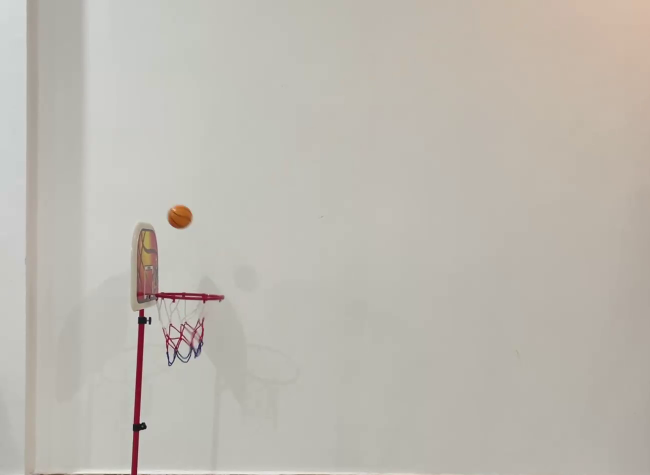
#> input picture cropped_with_ball.png, 1300 x 950 px (shown at 1/2 size)
$ python functionTest.py
#> lines starting #> are read from the running program, lines starting #| are printed output that depends on the picture; after the words box and inside, x2 and y2 are one past the last pixel; in counts of white or black regions, pixels touching at a corner belong together
import cv2
import numpy as np
from collections import deque
import matplotlib.pyplot as plt
import cvzone
from cvzone.ColorModule import ColorFinder

def find_contours_scratch(binary_image):
    # Ensure binary_image is binary
    binary_image = binary_image.astype(np.uint8)
    contours = []
    height, width = binary_image.shape

    def get_neighbors(x, y):
        neighbors = [(x - 1, y - 1), (x, y - 1), (x + 1, y - 1), (x + 1, y), (x + 1, y + 1), (x, y + 1), (x - 1, y + 1),
                     (x - 1, y)]
        return [(nx, ny) for nx, ny in neighbors if 0 <= nx < width and 0 <= ny < height]

    def trace_contour(start):
        contour = []
        current = start
        while True:
            contour.append(current)
            binary_image[current[1], current[0]] = 0  # Mark as visited
            neighbors = get_neighbors(*current)
            for neighbor in neighbors:
                if binary_image[neighbor[1], neighbor[0]] > 0:
                    current = neighbor
                    break
            else:
                break
        return contour

    for y in range(height):
        for x in range(width):
            if binary_image[y, x] > 0:
                contours.append(trace_contour((x, y)))

    return contours


def find_contours2(img, mask, minArea=500):
    # contours, hierarchy = cv2.findContours(mask, cv2.RETR_EXTERNAL, cv2.CHAIN_APPROX_SIMPLE)
    mask = cv2.Canny(mask, 100, 200)
    contours = find_contours_scratch(mask)
    # Filter contours by area
    filtered_contours = [cnt for cnt in contours if cv2.contourArea(np.array(cnt)) > minArea]
    # Prepare details for output
    contourDetails = []
    for cnt in filtered_contours:
        cnt_array = np.array(cnt)
        area = cv2.contourArea(cnt_array)
        x, y, w, h = cv2.boundingRect(cnt_array)
        center = (int(x + w / 2), int(y + h / 2))
        contourDetails.append({'area': area, 'bbox': (x, y, w, h), 'center': center})
    # Draw contours from scratch
    contours_ = [np.array(contour) for contour in contours]
    imgContours = cv2.drawContours(img.copy(), contours_, -1, (0, 255, 0), 3)
    return imgContours, contourDetails, contours

def find_contours(img, mask, minArea=500):
    contours, hierarchy = cv2.findContours(mask, cv2.RETR_EXTERNAL, cv2.CHAIN_APPROX_SIMPLE)
    contours = [cnt for cnt in contours if cv2.contourArea(cnt) > minArea]
    contourDetails = []
    for cnt in contours:
        area = cv2.contourArea(cnt)
        x, y, w, h = cv2.boundingRect(cnt)
        center = (int(x + w / 2), int(y + h / 2))
        contourDetails.append({'area': area, 'bbox': (x, y, w, h), 'center': center})
    imgContours = cv2.drawContours(img.copy(), contours, -1, (0, 255, 0), 3)
    return imgContours, contourDetails ,contours


def resize(img):
    img1 = cv2.resize(img, (0, 0), None, 0.7, 0.6)
    return img1


def find_color(img, hsvVals):
    # Convert image to HSV
    hsv = cv2.cvtColor(img, cv2.COLOR_BGR2HSV)

    # Create mask
    lower = np.array([hsvVals['hmin'], hsvVals['smin'], hsvVals['vmin']])
    upper = np.array([hsvVals['hmax'], hsvVals['smax'], hsvVals['vmax']])
    mask = np.all(hsv >= lower, axis=2) & np.all(hsv <= upper, axis=2)
    mask = (mask * 255).astype(np.uint8)
    # [6 lines of commented-out code are left out]
    imgColor = cv2.bitwise_and(img, img, mask=mask)

    return imgColor, mask


# hsvVals = {'hmin': 0, 'smin': 115, 'vmin': 0, 'hmax': 15, 'smax': 255, 'vmax': 255}
hsvVals = {'hmin': 0, 'smin': 130, 'vmin': 0, 'hmax': 15, 'smax': 255, 'vmax': 255}

img = cv2.imread("cropped_with_ball.png")
#> img is the input picture: shape (950, 1300, 3); mean B, G, R 177.1, 185.3, 189.7
imgColor, mask = find_color(img, hsvVals)
#> in find_color, `hsv = cv2.cvtColor(img, cv2.COLOR_BGR2HSV)`: hsv: shape (950, 1300, 3); mean H, S, V 25.6, 18, 189.9
#> in find_color, `mask = np.all(hsv >= lower, axis=2) & np.all(hsv <= upper, axis=2)`:
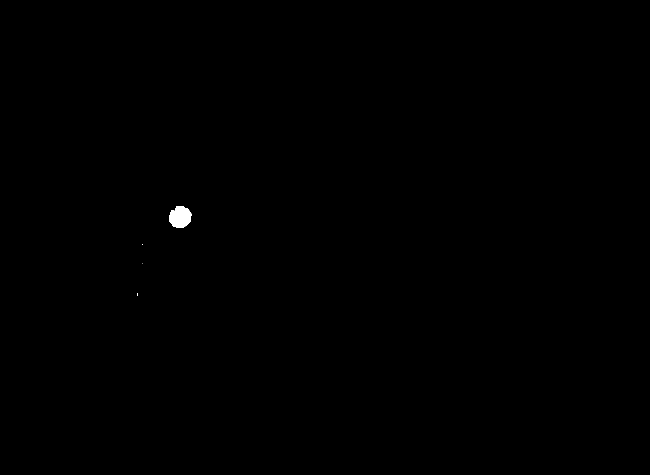
#> mask: shape (950, 1300) bool (shown at 1/2 size); 0.13% white; 4 white regions (3 under 20 px), largest, box (x1, y1, x2, y2) and area: (338, 412, 384, 456) 1535

cv2.imshow('mask output', resize(mask))
#> in resize, `img1 = cv2.resize(img, (0, 0), None, 0.7, 0.6)`:
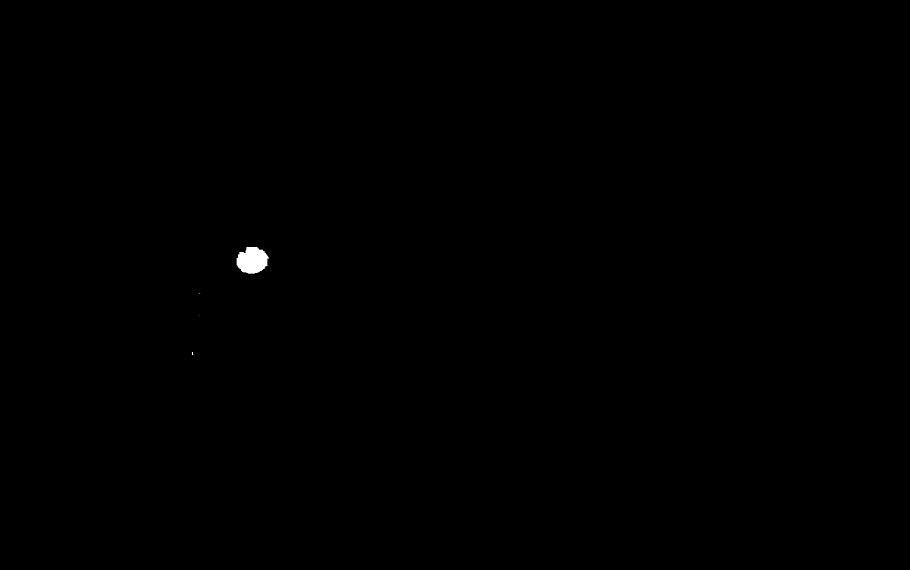
#> img1: shape (570, 910); min 0, max 255, mean 0.3
cv2.imshow('ball detected Color', resize(imgColor))

imgContours, contours, contour_points = find_contours2(img, mask, minArea=500)
#> in find_contours2, `mask = cv2.Canny(mask, 100, 200)`: mask: shape (950, 1300); 0.01% white in thin lines or dots, all inside (x1, y1, x2, y2) = (273, 411, 384, 592)
#> in find_contours2, `contours = find_contours_scratch(mask)`: contours = 9 items
#> in find_contours2, `filtered_contours = [cnt for cnt in contours if cv2.contourArea(np.arr..`: filtered_contours = 1 item
#> the loop in find_contours2, `for cnt in filtered_contours:` made 1 pass
#> (area, x, y, w, h, center) on pass 1: (1419.5, 337, 412, 47, 44, (360, 434))
#> in find_contours2, `contours_ = [np.array(contour) for contour in contours]`: contours_ = 9 items
#> contours = 1 item; contour_points = 9 items
print(contour_points)
#> (printed output is left out)


cv2.imshow('contour image', resize(imgContours))
#> in resize (call 3), `img1 = cv2.resize(img, (0, 0), None, 0.7, 0.6)`:
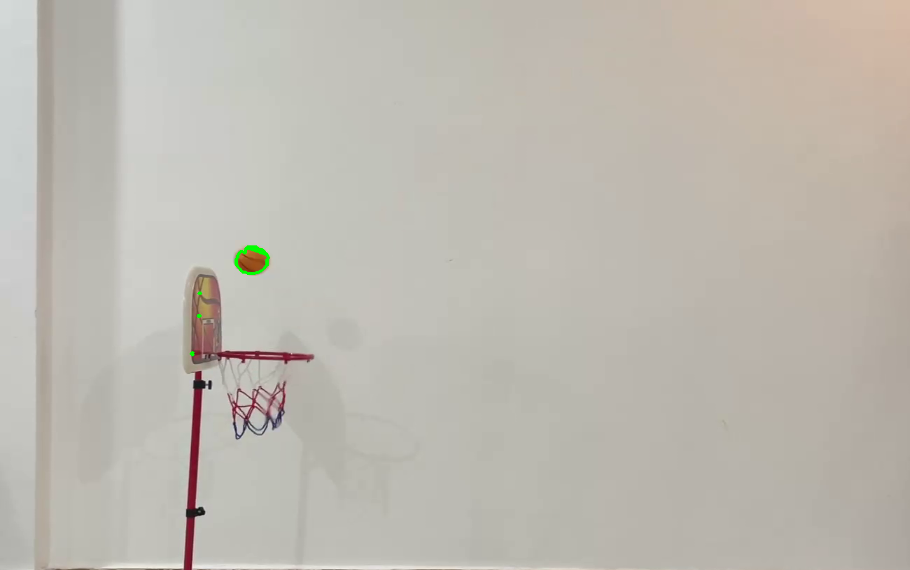
#> img1: shape (570, 910, 3); mean B, G, R 177, 185.4, 189.6
# [9 lines of commented-out code are left out]


for contour in contour_points:
    contour = np.array(contour)
    plt.scatter(contour[:, 0], contour[:, 1], color='green')
#> this loop made 9 passes
#> contour on passes 3, 4, 5, 6, 8, 9: [[346, 453]], [[370, 453]], [[285, 487], [286, 488], [286, 489]], [[284, 488], [284, 489]], [[274, 587], [275, 587]], [(273, 588), (273, 589), (273, 590), (274, 591), (275, 591)]
plt.gca().invert_yaxis()  # Invert y-axis to match OpenCV coordinate system
plt.show()
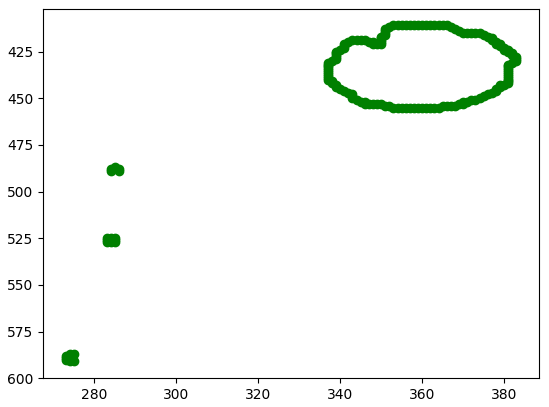
#> figure drawn by matplotlib, 1 panel

cv2.waitKey(0)
cv2.destroyAllWindows()
